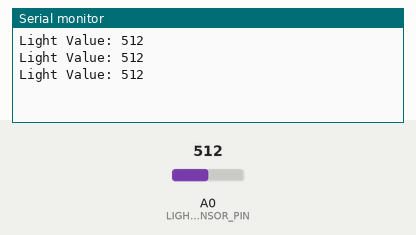
Recording of a sketch running on a simulated Arduino Uno, built with avr-gcc and run on an emulated ATmega328P. On the bench: the last lines printed to the serial monitor. Inputs (shaded band) come from the test bench; at power-on: A0 (LIGHT_SENSOR_PIN) = 512.

Above: at 1.3 s.
1.4 s: A0 (LIGHT_SENSOR_PIN) set to 716
At 1.9 s:
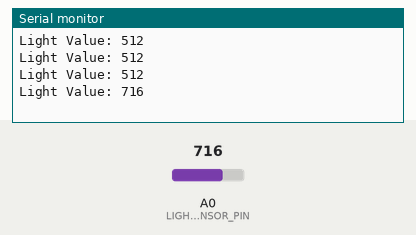
2.9 s: A0 (LIGHT_SENSOR_PIN) set to 900
At 3.4 s:
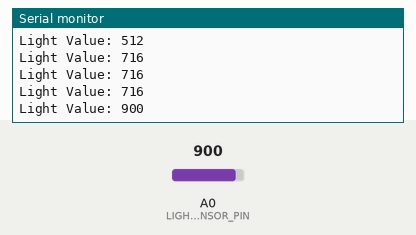
Timing chart, 0 to 5.9 s (numbered marks = the images above; inputs shaded):
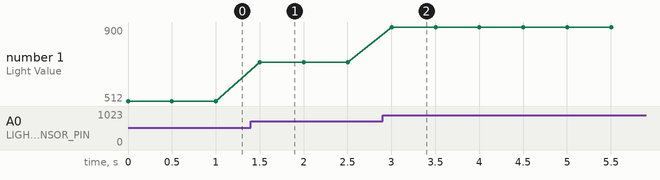

Measured:
- after the input at 1.4 s, the serial monitor: prints a new line after 0.10 s (image 1)
- after the input at 2.9 s, the serial monitor: prints a new line after 0.10 s (image 2)
- plotted number 1: 512 → 716 after the input at 1.4 s, 716 → 900 after the input at 2.9 s

The sketch:

ticket8_1.ino
```cpp
const int LIGHT_SENSOR_PIN = A0;

int lightValue = 0;

void setup()
{
    pinMode(LIGHT_SENSOR_PIN, INPUT);
    Serial.begin(9600);
}

void loop()
{
    lightValue = analogRead(LIGHT_SENSOR_PIN);

    Serial.print("Light Value: ");
    Serial.println(lightValue);

    delay(500);
}
```
